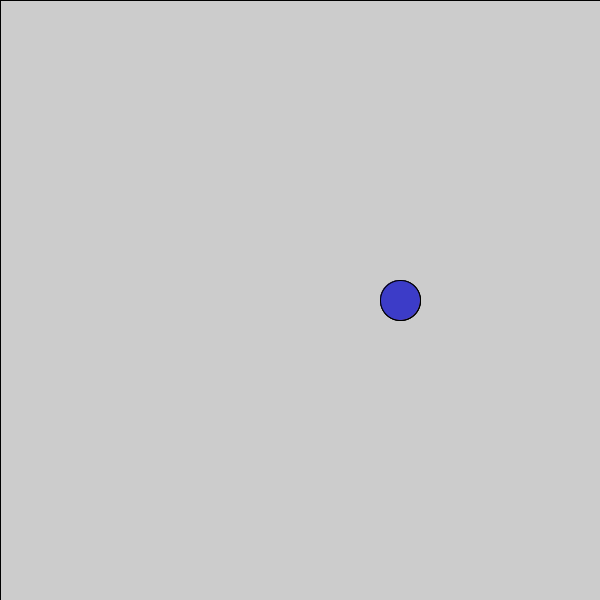
Frame 1 (no input)
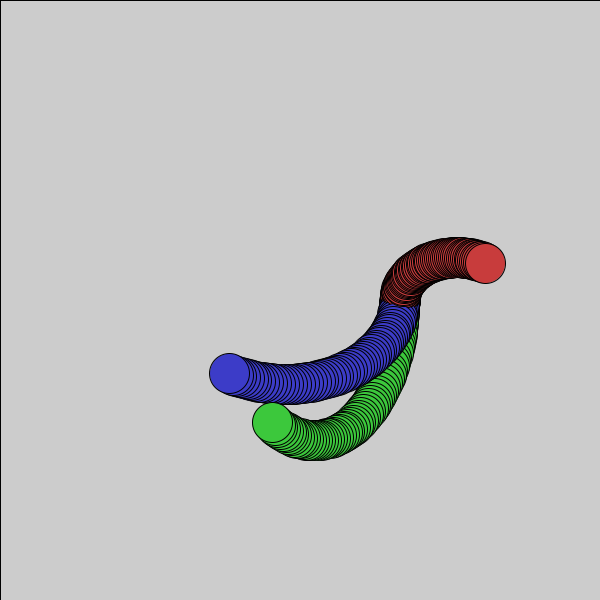
Frame 60 (the mouse pressed at the canvas centre just before this capture)
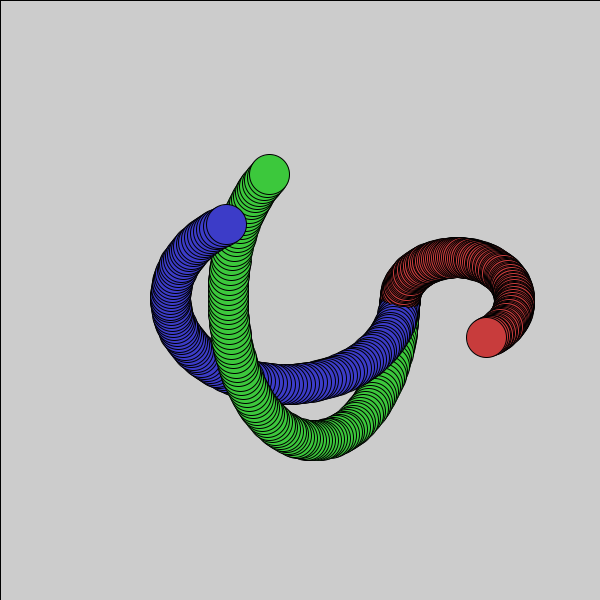
Frame 120 (the mouse held since frame 60 and released just before this capture)

The Processing sketch that drew these frames (run headless with seeded random() and noise(); from frame 60 on, the mouse is pressed at the canvas centre):

// Processing sketch: processing_112867
// ── processing_112867.pde

float xpos;
float ypos;
float xpos2;
float ypos2;
float xpos3;
float ypos3;
float a = 90;

//Setup for Animation Area
void setup(){
  size (600,600);
  xpos = 400;
  ypos = width/2;
  xpos2 = 400;
  ypos2 = width/2;
  xpos3 = 400;
  ypos3 = height/2;
}

//Setup for Animation
void draw(){  
  
fill(0, 0);
rect(0,0,width, height);
 
fill(60,200,60);
ellipse(xpos, ypos, 40, 40);

fill(200,60,60);
ellipse(xpos2, ypos2, 40, 40);

fill(60,60,200);
ellipse(xpos3, ypos3, 40, 40);
a=a+2;

 
float xChange = cos(radians(a));
float yChange = sin(radians(a));
 
xpos += xChange*3;
ypos += yChange*5;
xpos2 -= xChange*2;
ypos2 -= yChange*1.5;
xpos3 += xChange*4;
ypos3 += yChange*3;
}
